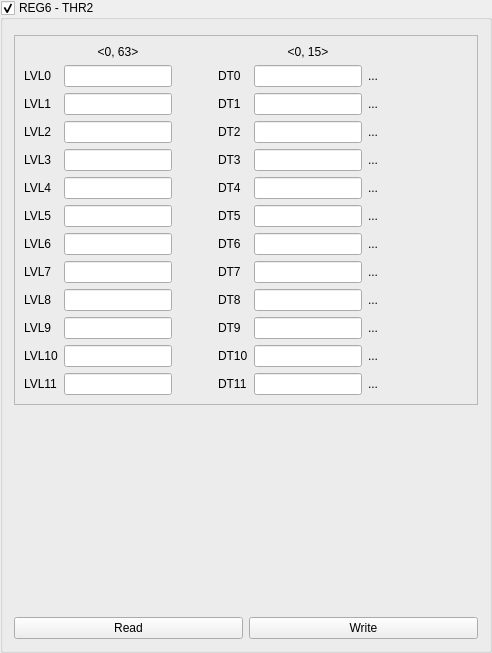
        <widget class="CustomControls::FoldingBox" name="grREG6">
         <property name="title">
          <string>REG6 - THR2</string>
         </property>
         <property name="checkable">
          <bool>true</bool>
         </property>
         <layout class="QGridLayout" name="gridLayout_16">
          <property name="topMargin">
           <number>15</number>
          </property>
          <item row="2" column="0">
           <widget class="CustomControls::PushButton" name="pbNM_ReadREG6">
            <property name="text">
             <string>Read</string>
            </property>
           </widget>
          </item>
          <item row="2" column="1">
           <widget class="CustomControls::PushButton" name="pbNM_WriteREG6">
            <property name="text">
             <string>Write</string>
            </property>
           </widget>
          </item>
          <item row="0" column="0" colspan="2">
           <widget class="QFrame" name="frame_2">
            <property name="frameShape">
             <enum>QFrame::StyledPanel</enum>
            </property>
            <property name="frameShadow">
             <enum>QFrame::Raised</enum>
            </property>
            <layout class="QGridLayout" name="gridLayout_6">
             <item row="12" column="1">
              <widget class="CustomControls::LineEdit" name="leR6_66_71"/>
             </item>
             <item row="12" column="4">
              <widget class="CustomControls::LineEdit" name="leR6_116_119"/>
             </item>
             <item row="6" column="4">
              <widget class="CustomControls::LineEdit" name="leR6_92_95"/>
             </item>
             <item row="7" column="1">
              <widget class="CustomControls::LineEdit" name="leR6_36_41"/>
             </item>
             <item row="7" column="4">
              <widget class="CustomControls::LineEdit" name="leR6_96_99"/>
             </item>
             <item row="5" column="4">
              <widget class="CustomControls::LineEdit" name="leR6_88_91"/>
             </item>
             <item row="6" column="1">
              <widget class="CustomControls::LineEdit" name="leR6_30_35"/>
             </item>
             <item row="1" column="1">
              <widget class="CustomControls::LineEdit" name="leR6_0_5"/>
             </item>
             <item row="1" column="4">
              <widget class="CustomControls::LineEdit" name="leR6_72_75"/>
             </item>
             <item row="4" column="4">
              <widget class="CustomControls::LineEdit" name="leR6_84_87"/>
             </item>
             <item row="5" column="1">
              <widget class="CustomControls::LineEdit" name="leR6_24_29"/>
             </item>
             <item row="9" column="4">
              <widget class="CustomControls::LineEdit" name="leR6_104_107"/>
             </item>
             <item row="10" column="1">
              <widget class="CustomControls::LineEdit" name="leR6_54_59"/>
             </item>
             <item row="3" column="1">
              <widget class="CustomControls::LineEdit" name="leR6_12_17"/>
             </item>
             <item row="3" column="4">
              <widget class="CustomControls::LineEdit" name="leR6_80_83"/>
             </item>
             <item row="4" column="1">
              <widget class="CustomControls::LineEdit" name="leR6_18_23"/>
             </item>
             <item row="2" column="1">
              <widget class="CustomControls::LineEdit" name="leR6_6_11"/>
             </item>
             <item row="2" column="4">
              <widget class="CustomControls::LineEdit" name="leR6_76_79"/>
             </item>
             <item row="8" column="1">
              <widget class="CustomControls::LineEdit" name="leR6_42_47"/>
             </item>
             <item row="8" column="4">
              <widget class="CustomControls::LineEdit" name="leR6_100_103"/>
             </item>
             <item row="9" column="1">
              <widget class="CustomControls::LineEdit" name="leR6_48_53"/>
             </item>
             <item row="10" column="4">
              <widget class="CustomControls::LineEdit" name="leR6_108_111"/>
             </item>
             <item row="11" column="1">
              <widget class="CustomControls::LineEdit" name="leR6_60_65"/>
             </item>
             <item row="11" column="4">
              <widget class="CustomControls::LineEdit" name="leR6_112_115"/>
             </item>
             <item row="11" column="0">
              <widget class="QLabel" name="label_51">
               <property name="text">
                <string>LVL10</string>
               </property>
              </widget>
             </item>
             <item row="11" column="3">
              <widget class="QLabel" name="label_52">
               <property name="text">
                <string>DT10</string>
               </property>
              </widget>
             </item>
             <item row="12" column="0">
              <widget class="QLabel" name="label_53">
               <property name="text">
                <string>LVL11</string>
               </property>
              </widget>
             </item>
             <item row="12" column="3">
              <widget class="QLabel" name="label_54">
               <property name="text">
                <string>DT11</string>
               </property>
              </widget>
             </item>
             <item row="7" column="0">
              <widget class="QLabel" name="label_43">
               <property name="text">
                <string>LVL6</string>
               </property>
              </widget>
             </item>
             <item row="7" column="3">
              <widget class="QLabel" name="label_44">
               <property name="text">
                <string>DT6</string>
               </property>
              </widget>
             </item>
             <item row="5" column="3">
              <widget class="QLabel" name="label_40">
               <property name="text">
                <string>DT4</string>
               </property>
              </widget>
             </item>
             <item row="6" column="0">
              <widget class="QLabel" name="label_41">
               <property name="text">
                <string>LVL5</string>
               </property>
              </widget>
             </item>
             <item row="6" column="3">
              <widget class="QLabel" name="label_42">
               <property name="text">
                <string>DT5</string>
               </property>
              </widget>
             </item>
             <item row="1" column="0">
              <widget class="QLabel" name="label_31">
               <property name="text">
                <string>LVL0</string>
               </property>
              </widget>
             </item>
             <item row="1" column="3">
              <widget class="QLabel" name="label_32">
               <property name="text">
                <string>DT0</string>
               </property>
              </widget>
             </item>
             <item row="4" column="3">
              <widget class="QLabel" name="label_38">
               <property name="text">
                <string>DT3</string>
               </property>
              </widget>
             </item>
             <item row="5" column="0">
              <widget class="QLabel" name="label_39">
               <property name="text">
                <string>LVL4</string>
               </property>
              </widget>
             </item>
             <item row="9" column="3">
              <widget class="QLabel" name="label_48">
               <property name="text">
                <string>DT8</string>
               </property>
              </widget>
             </item>
             <item row="10" column="0">
              <widget class="QLabel" name="label_49">
               <property name="text">
                <string>LVL9</string>
               </property>
              </widget>
             </item>
             <item row="10" column="3">
              <widget class="QLabel" name="label_50">
               <property name="text">
                <string>DT9</string>
               </property>
              </widget>
             </item>
             <item row="3" column="0">
              <widget class="QLabel" name="label_35">
               <property name="text">
                <string>LVL2</string>
               </property>
              </widget>
             </item>
             <item row="3" column="3">
              <widget class="QLabel" name="label_36">
               <property name="text">
                <string>DT2</string>
               </property>
              </widget>
             </item>
             <item row="4" column="0">
              <widget class="QLabel" name="label_37">
               <property name="text">
                <string>LVL3</string>
               </property>
              </widget>
             </item>
             <item row="2" column="0">
              <widget class="QLabel" name="label_33">
               <property name="text">
                <string>LVL1</string>
               </property>
              </widget>
             </item>
             <item row="2" column="3">
              <widget class="QLabel" name="label_34">
               <property name="text">
                <string>DT1</string>
               </property>
              </widget>
             </item>
             <item row="8" column="0">
              <widget class="QLabel" name="label_45">
               <property name="text">
                <string>LVL7</string>
               </property>
              </widget>
             </item>
             <item row="8" column="3">
              <widget class="QLabel" name="label_46">
               <property name="text">
                <string>DT7</string>
               </property>
              </widget>
             </item>
             <item row="9" column="0">
              <widget class="QLabel" name="label_47">
               <property name="text">
                <string>LVL8</string>
               </property>
              </widget>
             </item>
             <item row="1" column="2">
              <spacer name="horizontalSpacer_8">
               <property name="orientation">
                <enum>Qt::Horizontal</enum>
               </property>
               <property name="sizeHint" stdset="0">
                <size>
                 <width>40</width>
                 <height>20</height>
                </size>
               </property>
              </spacer>
             </item>
             <item row="1" column="5">
              <widget class="QLabel" name="leTHR2_DT0">
               <property name="minimumSize">
                <size>
                 <width>100</width>
                 <height>0</height>
                </size>
               </property>
               <property name="text">
                <string>...</string>
               </property>
              </widget>
             </item>
             <item row="2" column="5">
              <widget class="QLabel" name="leTHR2_DT1">
               <property name="text">
                <string>...</string>
               </property>
              </widget>
             </item>
             <item row="3" column="5">
              <widget class="QLabel" name="leTHR2_DT2">
               <property name="text">
                <string>...</string>
               </property>
              </widget>
             </item>
             <item row="4" column="5">
              <widget class="QLabel" name="leTHR2_DT3">
               <property name="text">
                <string>...</string>
               </property>
              </widget>
             </item>
             <item row="5" column="5">
              <widget class="QLabel" name="leTHR2_DT4">
               <property name="text">
                <string>...</string>
               </property>
              </widget>
             </item>
             <item row="6" column="5">
              <widget class="QLabel" name="leTHR2_DT5">
               <property name="text">
                <string>...</string>
               </property>
              </widget>
             </item>
             <item row="7" column="5">
              <widget class="QLabel" name="leTHR2_DT6">
               <property name="text">
                <string>...</string>
               </property>
              </widget>
             </item>
             <item row="8" column="5">
              <widget class="QLabel" name="leTHR2_DT7">
               <property name="text">
                <string>...</string>
               </property>
              </widget>
             </item>
             <item row="9" column="5">
              <widget class="QLabel" name="leTHR2_DT8">
               <property name="text">
                <string>...</string>
               </property>
              </widget>
             </item>
             <item row="10" column="5">
              <widget class="QLabel" name="leTHR2_DT9">
               <property name="text">
                <string>...</string>
               </property>
              </widget>
             </item>
             <item row="11" column="5">
              <widget class="QLabel" name="leTHR2_DT10">
               <property name="text">
                <string>...</string>
               </property>
              </widget>
             </item>
             <item row="12" column="5">
              <widget class="QLabel" name="leTHR2_DT11">
               <property name="text">
                <string>...</string>
               </property>
              </widget>
             </item>
             <item row="0" column="1">
              <widget class="QLabel" name="label_187">
               <property name="text">
                <string>&lt;0, 63&gt;</string>
               </property>
               <property name="alignment">
                <set>Qt::AlignCenter</set>
               </property>
              </widget>
             </item>
             <item row="0" column="4">
              <widget class="QLabel" name="label_188">
               <property name="text">
                <string>&lt;0, 15&gt;</string>
               </property>
               <property name="alignment">
                <set>Qt::AlignCenter</set>
               </property>
              </widget>
             </item>
            </layout>
           </widget>
          </item>
          <item row="1" column="0" colspan="2">
           <widget class="QCustomPlot" name="ptREG6" native="true">
            <property name="minimumSize">
             <size>
              <width>0</width>
              <height>200</height>
             </size>
            </property>
           </widget>
          </item>
         </layout>
        </widget>
